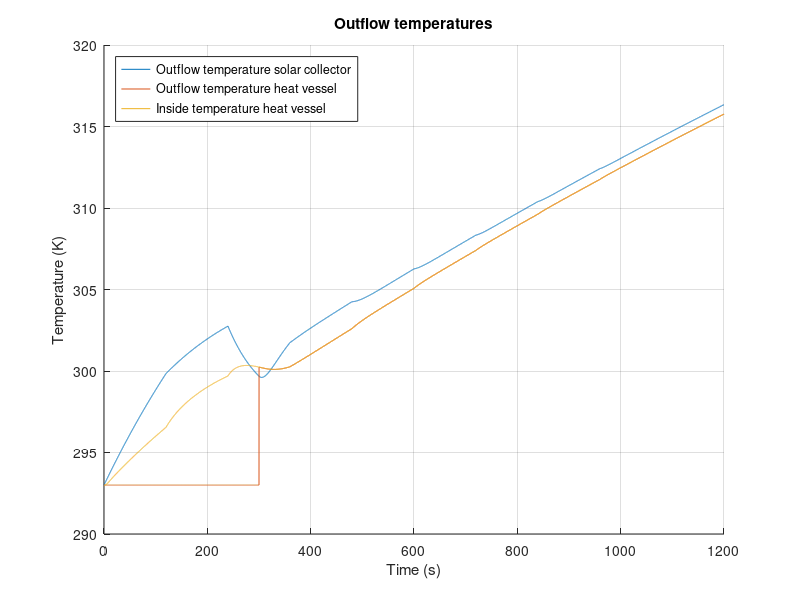

MATLAB code for this plot:
%%%%%%%%%%%%%%%%%%%%%%%%%%%%%%%%%%%%%%%%%%%%
% Matlab model for Solar Collector Group 10%
%%%%%%%%%%%%%%%%%%%%%%%%%%%%%%%%%%%%%%%%%%%%
clc;
clear;
close all;
%%
%%%%%%%%%%%
%Constants%
%%%%%%%%%%%
%Natural costants:
    sigma = 5.67*10^(-8);                       %Stefan-Boltzmann constant
    v_out = 4.5;                                %Velocity of air outside the solar collector
    v_in = 0;                                   %Velocity of air inside the solar collector 
%Emissivity
    e_Cu = 0.22;                                %Copper tube, value 0.052
    e_glass = 0.94;
    e_PVC = 0.91;                               %PVC tube
    e_foam = 0.9;                               %foam foil
    e_Al = 0.04;                                %Aluminum tape
    e_paint = 0.95;                             %Emissivity of black paint (for comparison)
    e_wood = 0.94;
    e_CuMatte = 0.22;                           %Emissivity of the copper tube after making it less reflective (for comparison)
%Thermal conductivity
    k_air = 0.026;                              %Air [W/(m*K)]
    k_tempex =0.03;                             %Tempex plate [W/(m*K)]
    k_Cu = 400;                                 %Copper tube [W/(m*K)]
    k_wood = 0.12;                              %Wood casing [W/(m*K)]
    k_Po = 0.13;                                %Polyurethane tube [W/(m*K)]
    k_PVC = 0.19;                               %PVC thermal conduc [W/(m*K)]
    k_foil = 0.04;                              %Polyethylene foam foil [W/(m*K)]
    k_glass = 0.78;                             %Thermal conductivity of the glass plate [W/(m*K)]
%Heat transfer coefficient
    h_out_air = 10.45 - v_out + 10*(v_out)^(1/2);%Outside solar collector air [W/(m^2*K)]
    h_in_air = 10.45 - v_in + 10*(v_in)^(1/2);  %Inside solar collector air [W/(m^2*K)]
    h_air = 2.5;                                %Still standing 298K air [W/(m^2*K)]
%Specific heat
    c_water = 4186;                             %Specific heat water [J/kgK]
    c_Cu = 386;                                 %Specific heat copper [J/kgK]
    c_Al = 922;                                 %Specific heat aluminium[J/kgK]
    c_air = 1007;                               %Specific heat air[J/kgK]
%Measurements
    D_Cu = 0.012;                               %Diameter of the copper tube [m]
    D_PolyTube = 0.008;                         %Diameter of the polyurathane pump tubes [m]
    R_Cu1 = 0.005;                              %Inner radius of the copper tube [m]
    R_Cu2 = 0.006;                              %Outer radius of  the copper tube [m]
    V_air = 0.04911;                            %Volume of the air in the solar collector [m^3]
    V_Al = 8.96*10^(-5);                        %Total volume of the aluminum tape
    L_Cu_SC = 6.63;                             %Length of the copper tube in the solar collector [m]
    L_CuTube = 6.630;                           %Total length of tube that's exposed to the air [m]
    L_PolyTube1 = 3;                            %Total length of polyurathane pump tube 1 [m]
    L_PolyTube2 = 3;                            %Total length of polyurathane pump tube 2 [m]
    L_Tube_HV = 0.71;
    R_PVC2 = 0.0268;
    dx = 0.05;                                  %Thickness of the pinewood frame
%Measurements Heat storage vessel
    D_pvc = 0.050;                              %Diameter PVC tube [m]
    R_pvcThick = 0.0018;                        %PVC wall thickness
    R_pvc1 = (D_pvc/2) - R_pvcThick;            %Inner Radius PVC tube [m]
    R_pvc2 = (D_pvc/2);                         %Outer Radius PVC tube [m]
    N_insLayers = 6;                            %Number of insulating polyethylene foam foil layers [m]
    R_polyFoil = N_insLayers * 0.003;           %Radius thickness polyethylene foam foil [m]
    L_pvc = 0.71;                               %PVC length [m]
    A_HV = 2*pi*(R_pvc2+R_polyFoil)*L_pvc;      %Surface area Heat storage vessel
%Measurements for in- and outlet connectors
    D_Po = 0.012;                               %Diameter of the polyurethane tube [m]
    R_Po1 = 0.004;                              %Inner radius of the polyurethane tube [m]
    R_Po2 = 0.006;                              %Outer radius of the polyurethane tube [m]
    L_Tube_HV_to_SC = 3;                        %Half of general setup length, HV to SC [m]
    L_Tube_SC_to_HV = 3;                        %Half of general setup length, SC to HV [m]
%Areas
    A_RadCu = 4*D_Cu*1.4+3*0.5*0.25*pi*(0.0898^2-0.0778^2)+2*0.012*0.15; %Sunlit area of the copper tube
    A_RadAl = 0.670*1.4 - 4*0.012*1.4;                      %Sunlit area of the aluminum troughs
    A_AirCu = 1.4*pi*D_Cu + 3*4.9594762*10^(-3) + 0.05*pi*D_Cu + 2*0.1*pi*D_Cu; %Area of the copper tube that's exposed to the air
    A_AirTape = 1.971;                                       %Area of the aluminum tape that is exposed to the air
    A_AirSS = 2*(1.64*0.67)+2*(0.67*0.065)+2*(0.065*1.72);  %Area of solar collector that is exposed to the air
    A_frame = 2*(0.67*0.065)+2*(0.065*1.72);                %Area of sides touching pinewood
    A_vessel = 2*pi*(R_PVC2)^2 + L_Tube_HV*2*pi*R_PVC2;
%Intensity
    I_sun = 1000;                               %Intensity of the artificial sun [W/m^2]
    I_glass = 950;                              %Intensity after absorption of glass plate [W/m^2]
%Temperatures
    T_sur = 293;                                %Temperature of the surroundings [K]
    T_in = 293;                                 %Temperature of the incoming water [K]
%Density
    rho_w = 1000;                               %Density of water [kg/m^3]
    rho_Cu = 8.3*10^3;                          %Density of copper [kg/m^3]
    rho_air = 1.29;                             %Density of air [kg/m^3]
    rho_Al = 2.70*10^3;                         %Density of aluminum [kg/m^3]
%Variables
    test_length = 20;                           %Given time in test [minutes]
    flowrate = 0.1;                             %Initial flowrate [L/min]
%%
%%%%%%%%%%%%%%
%Calculations%
%%%%%%%%%%%%%%
%%Aluminium reflection and absorption rates%%
dQdt_RadAl = (1-e_Al)*A_RadAl*I_glass;                                      %Energy that is reflected by the aluminum tape [W]
dQdt_RadAl_in = (e_Al)*A_RadAl*I_glass;                                     %Energy that is absorbed by the aluminum tape [W]
dQdt_RadCu = e_Cu*A_RadCu*I_glass + e_Cu*dQdt_RadAl;                        %Energy that is absorbed by the copper tube due to radiation [W]

%%Length of simulation%%
t_end = test_length*60;                                                     %End time [s]
t_step = 0.1;                                                               %Step size [s]
Steps = t_end/t_step;                                                       %Amount of steps

%%HEAT VESSEL%%
T_HV_table = zeros(3,Steps+1);                                              %Empty vector for T_HV_table. Row 1: time t. Row 2: T_HV_table. Row 3: dQdt_SC_total.
T_HV_table(1,:) = 0:t_step:t_end;
T_HV_out=T_in;                                                              %Beginning temperature of water in the heat vessel
m_SC_water = 0.512;                                                         %Max volume of water in the solar collector
m_HV_water = 1.2;                                                           %Max volume of water in the heat vessel 
m_out_tube =1/4*pi*((D_Po -2*0.002)^2)*L_Tube_HV_to_SC ;                    %Max volume of water in the outlettubing
m_hv_frac = 0;                                                              %Initial fraction hot water to cold water

%%Thermocline HV start values%%
m_HV_new = 0;
m_HV_old = m_HV_water;
T_HV_inside = T_in;

%%Tube Heat vessel --> Solar Collector%%
m_PolyTube1_water = (1/4)*pi*D_PolyTube^2*L_PolyTube1*rho_w;                %Maximum amount of water in the tube [kg]
T_SC_in = T_in;                                                             %Starting temperature [K]

%%SOLAR COLLECTOR%%
T_SC_table = zeros(3,Steps+1);                                              %Empty vector for T_SC_table. Row 1: time t. Row 2: T_SC_table. Row 3: dQdt_SC_total.
T_SC_table(1,:) = 0:t_step:t_end;
T_SC_out=T_in;                                                              %Beginning temperature of water in the solar collector [K]

%SC glass plate calculations
d_glass = 0.004;                                                            %Thickness of the glass plate [m]
A_glass = 0.67*(1.640+0.080);                                               %Area of the glass plate [m]

%%Tube Solar Collector --> Heat vessel%%
m_PolyTube2_water = (1/4)*pi*D_PolyTube^2*L_PolyTube2*rho_w;                %Maximum amount of water in the tube [kg]
T_HV_in = T_in;                                                             %Starting temperature [K]

%%General%%
m_Cu = (L_Cu_SC*pi*R_Cu2^2 - L_Cu_SC*pi*R_Cu1^2)*rho_Cu;                    %Mass of the copper tube in the solar collector
m_air = rho_air*V_air;                                                      %Mass of the air in the solar collector
m_Al = rho_Al*V_Al;                                                         %Total mass of the aluminum tape
T_air = T_in;                                                               %Starting temperature of the air [K]
T_Al = T_in;                                                                %Starting temperature of the aluminum tape [K]
m_flow = (flowrate/60/1000)*rho_w*t_step;                                   %Mass of water inflow from pump during t_step
%%
for t=0:t_step:t_end
    %%Variable flowrate
    if (120<t && t<1080)
           xStart = 0.2;
           dx = 0.4;
           N = 8;
           pump = xStart + (0:N-1)*dx;
           flowrate = pump(round((t-60)/120));
           m_flow = (flowrate/60/1000)*rho_w*t_step;                        %Mass of water inflow from pump during t_step
    elseif (1080<t && t<1200)
           flowrate = 3;
           m_flow = (flowrate/60/1000)*rho_w*t_step;                        %Mass of water inflow from pump during t_step
    end
    %%
    %%%%%%%%%%%%%%%%%%%%%%%%%%%%%%%%%%%%%%%%
    %       Equations for the vessel       %
    %%%%%%%%%%%%%%%%%%%%%%%%%%%%%%%%%%%%%%%%    
    %%%%%Insulation heat loss%%%%
    R_HV_PVC_cond = R_pvc1/(k_PVC*(2*pi*R_pvc2*L_pvc));                     %Thermal resitance of conduction through PVC [K/W]
    R_HV_ins_Cond =  (log((R_pvc2 + R_polyFoil)/R_pvc2)) / (k_foil*A_HV);   %Thermal resitance of conduction through poly foam foil [K/W]
    R_HV_ins_Conv = 1 / (h_air*A_HV);                                       %Thermal resitance of convection outside poly foam foil [K/W]
    HL_RadOut_PVC = e_PVC * sigma * A_vessel * (T_HV_inside^4 - T_sur^4);   %Heat loss due to radiation PVC [W]
    HL_RadOut_foam = e_foam * sigma * A_vessel * (T_HV_inside^4 - T_sur^4); %Heat loss due to radiation foam foil [W]
    R_HV_ins_total = R_HV_PVC_cond + R_HV_ins_Cond + R_HV_ins_Conv;         %Total thermal resistance in series [K/W]
    dQdt_HV_insulation = m_hv_frac*(-((T_HV_inside - T_sur ) / R_HV_ins_total)-HL_RadOut_PVC-HL_RadOut_foam);   %Total heat flow through insulation multiplied with fraction hot water
    
    %%%%%End caps heat loss%%%%
    R_HV_cap_Conv = 1 /h_air*pi*(R_pvc2+R_pvcThick).^2;                     %Thermal resistance due to convection on end caps [K/W]
    R_HV_cap1 = R_pvcThick / (k_PVC * (pi*R_pvc2).^2);                      %Thermal resistance end-cap [K/W]
    R_HV_cap2 = R_HV_cap1;                                                  %Thermal resistance same as upper end cap as the temperature in the heat storage vessel is homogeneous [K/W]
    if m_hv_frac == 1                                                       %If heatvessel is full of hot water, heat loss from both end caps is presumed
        R_HV_caps_total = R_HV_cap1 + R_HV_cap2 + 2*R_HV_cap_Conv;
        dQdt_HV_caps = -((T_HV_inside - T_sur ) / R_HV_caps_total);
    else
        R_HV_caps_total = R_HV_cap1 + R_HV_cap_Conv;                        %If heatvessel is not yet full of hot water, heat loss from only top end-cap (only 1 end-cap) is presumed
        dQdt_HV_caps = -((T_HV_inside - T_sur ) / R_HV_caps_total);
    end
    
    %%%%Total heat flow storage vessel%%%%
    dQdt_HV_total = dQdt_HV_insulation + dQdt_HV_caps;                      %Total heat flow storage vessel [W/m^2]
    
    %%%%Calculate internal temperature%%%%
    delta_T = (dQdt_HV_total*t_step/(m_HV_water*c_water));                  %Resulting delta T of heat flow [K]
    T_HV_inside = T_HV_inside+delta_T;                                      %Resulting internal temperature [K]
    
    %%%%Thermocline effect%%%% 
    if (m_HV_new < m_HV_water)                                              % Cold region thermocline provides outlfow HV
        m_HV_new = m_HV_new + m_flow;
        T_HV_inside = (m_flow*T_HV_in + T_HV_inside*m_HV_new)/(m_HV_new + m_flow);
        m_hv_frac = m_HV_new / m_HV_water;                                  %Fraction of how full the HV is with 'hot water' compared to total capacity, used for fractional heat loss HV
        m_HV_old = m_HV_old - m_flow;
        T_HV_out = T_in;
    else                                                                    %Thermocline when cold water has been dispersed
        T_HV_inside = (m_flow*T_HV_in + T_HV_inside*m_HV_new)/(m_HV_new + m_flow);
        m_hv_frac = 1;                                                      %Fraction of cold water to hot water is 1, used for heat losses in HV
        T_HV_out = T_HV_inside;
    end
    
    %%%%Log HV data for plotting%%%%
    Column = round((1/t_step)*t+1);
    T_HV_table(2,Column)=T_HV_out;                                          %Assign value for T_HV_out to the right space
    T_HV_table(3,Column)=dQdt_HV_total;                                     %Assign value for dQdt_HV_total to the right space
    T_HV_table(4,Column)=T_HV_inside;                                       %Assign value for inside temperature heat vessel
    
    %%
    %%%%%%%%%%%%%%%%%%%%%%%%%%%%%%%%%%%%%%%%
    %Tube 1 Heat vessel --> Solar collector%
    %%%%%%%%%%%%%%%%%%%%%%%%%%%%%%%%%%%%%%%%
    %%%%Inflow temperature%%%%
    m_PolyTube1_old = m_PolyTube1_water - m_flow;                           %Mass of water from t-t_step [kg]
    m_PolyTube1_new = m_flow;                                               %Mass of water added to the heat vessel during t_step
    T_SC_in = (m_PolyTube1_old*T_SC_in + m_PolyTube1_new*T_HV_out)/(m_PolyTube1_old+m_PolyTube1_new); %Inflow temperature [K] 
    
    %%%%Thermal resistance%%%%
    R_tube_out_Cond =  (log(R_Po2 /R_Po1)) / ((2*pi*k_Po*L_Tube_HV_to_SC ));%Thermal resitance of conduction outlet tubing [K/W]
    R_tube_out_Conv = 1 / (h_air*(2*pi*R_Po2)*L_Tube_HV_to_SC) ;           %Thermal resitance of convection outlet tubing [K/W]
    R_tube_out_total = R_tube_out_Cond + R_tube_out_Conv;                  %Total thermal resistance in series [K/W]
    
    %%%%Total heat flowflow%%%%
    dQdt_PolyTube1_total = -((T_HV_out - T_sur ) / R_tube_out_total);       %Total heat flow HV to SC[W/m^2]
    
    %%%%Outflow temperature
    delta_T = (dQdt_PolyTube1_total*t_step/(m_PolyTube1_water*c_water));    %Resulting delta T of heat flow [K]
    T_SC_in = T_SC_in+delta_T;                                              %Resulting outflow temperature [K]
    
    %%
    %%%%%%%%%%%%%%%%%%%%%%%%%%%%%%%%%%%%%%%%
    %  Equations for the solar collector   %
    %%%%%%%%%%%%%%%%%%%%%%%%%%%%%%%%%%%%%%%%
    m_SC_old = m_SC_water - m_flow;                                         %Mass of water from t-t_step
    m_SC_new = m_flow;                                                      %Mass of water added to the solar collector during t_step
    T_SC_out = (m_SC_old*c_water*T_SC_out + m_Cu*c_Cu*T_SC_out + m_SC_new*c_water*T_SC_in)/(m_SC_old*c_water + m_Cu*c_Cu + m_SC_new*c_water);

    %%%Heat transfer mechanisms in the solar collector%%%	
    dtQt_RadOut = e_Cu * sigma * A_AirCu * (T_SC_out^4 - T_air^4);            %Heat loss due to radiation [W]                
    R_CondOut = (log(R_Cu2/R_Cu1)) / (2*pi*k_Cu*L_CuTube);                 %Thermal resistance due to conduction in the copper tube [K/W]
    R_Cu_conv = 1 / (h_air*A_AirCu);                                       %Thermal resistance due to convection [K/W]
    R_SC_total = R_CondOut + R_Cu_conv;                                   %The total of all the thermal resistances [K/W]
  
    %%%%Total heat flow solar collector%%%%
    dQdt_SC_total = dQdt_RadCu - ((T_SC_out - T_air) / R_SC_total) - dtQt_RadOut;        %Total heat flow solar collector [W/m^2]
    
    %%%%Calculate internal temperature%%%%    
    delta_T = (dQdt_SC_total*t_step)/(m_SC_water*c_water + m_Cu*c_Cu);      %Resulting delta T of heat flow [K]
    T_SC_out=T_SC_out+delta_T;                                              %Resulting outflow temperature [K]
    
    %%%%Log SC data for plotting%%%%
    Column = round((1/t_step)*t+1);
    T_SC_table(2,Column)=T_SC_out;                                          %Assign value for T to the right space
    T_SC_table(3,Column)=delta_T;                                           %Assign value for T to the right space
    
    %%
    %%%%%%%%%%%%%%%%%%%%%%%%%%%%%%%%%%%%%%%%
    %Tube 2 Solar collector --> Heat vessel%
    %%%%%%%%%%%%%%%%%%%%%%%%%%%%%%%%%%%%%%%%
    m_PolyTube2_old = m_PolyTube1_water - m_flow;                           %Mass of water from t-t_step
    m_PolyTube2_new = m_flow;                                               %Mass of water added to the heat vessel during t_step
   
    T_HV_in = (m_PolyTube2_old*T_HV_in + m_HV_new*T_SC_out)/(m_PolyTube2_old+m_HV_new); %Calculating the average temperature in the heat vessel, taking into account the inflow from the solar heater   
    
    R_tube_in_Cond =  (log(R_Po2 /R_Po1)) / ((2*pi*k_Po*L_Tube_SC_to_HV )); %Thermal resitance of conduction inlet tubing [K/W]
    R_tube_in_Conv = 1 / (h_air*(2*pi*R_Po2)*L_Tube_SC_to_HV) ;             %Thermal resitance of convection inlet tubing [K/W]
    R_tube_in_total = R_tube_in_Cond + R_tube_in_Conv;                      %Total thermal resistance in series [K/W]
    
    %%%%Total flow
    dQdt_PolyTube2_total = -((T_HV_in - T_sur ) / R_tube_in_total);         %Total heat flow general setup SC to HV [W/m^2]

    delta_T = (dQdt_PolyTube2_total*t_step/(m_PolyTube2_water*c_water));
    T_HV_in = T_HV_in+delta_T;
    
    %%
    %%%%%%%%%%%%%%%%%%%%%%%%%%%%%%%%%%%%%%%%
    %            Air Temperature           %
    %%%%%%%%%%%%%%%%%%%%%%%%%%%%%%%%%%%%%%%%
    %To calculate dQdt_air_total, first the temperature of the aluminum tape has to be determined:
    dQdt_Al_conv = h_air*A_AirTape*(T_Al-T_air);                            %Convective heat loss aluminium tape[W]
    dQdt_Al_total = dQdt_RadAl_in - dQdt_Al_conv;                           %Total heat flow aluminium tape[W]
    delta_T = (dQdt_Al_total*t_step)/(m_Al*c_Al);
    T_Al = T_Al + delta_T;                                                  %Temperature aluminium tape after delta T
    
    %Air temperature:
    dQdt_CondEnv = -(k_wood * A_frame * (T_air - T_sur))/dx;                %Heat flow to the environment through the wood by conduction
    dQdt_CondGlass = -(k_glass*A_glass*(T_air - T_sur))/d_glass;           %Heat flow to the environment through the glass by conduction
    dQdt_CondOut = 0; %-(T_SC_out - T_air)/R_CondOut;    
    dQdt_air_total = dQdt_Al_conv + dQdt_CondEnv + dQdt_CondGlass + dQdt_CondOut;
    
    delta_T = (dQdt_air_total*t_step)/(m_air*c_air);                        %Resulting delta T of heat flow [K]
    T_air = T_air + delta_T;                                                %Resulting air temperature [K]
    
end
%%
%%%%%%%%%%
%Plotting%
%%%%%%%%%%

t_var=T_SC_table(1,:);          %Time variable
T_SC_var=T_SC_table(2,:);       %Outflow temperature solar collector
T_HV_var=T_HV_table(2,:);       %Outflow temperature heat vessel
T_HV_inside = T_HV_table(4,:);  %Inside temperature heat vessel

hold on
grid on

plot(t_var,T_SC_var);
plot(t_var,T_HV_var);
plot(t_var,T_HV_inside);
ylabel('Temperature (K)')

legend({'Outflow temperature solar collector','Outflow temperature heat vessel','Inside temperature heat vessel'}, 'Location','northwest')

xlim([0 t_end]);
xlabel('Time (s)')
title('Outflow temperatures')
saveas(gcf,'Outflow temperature.jpg')
